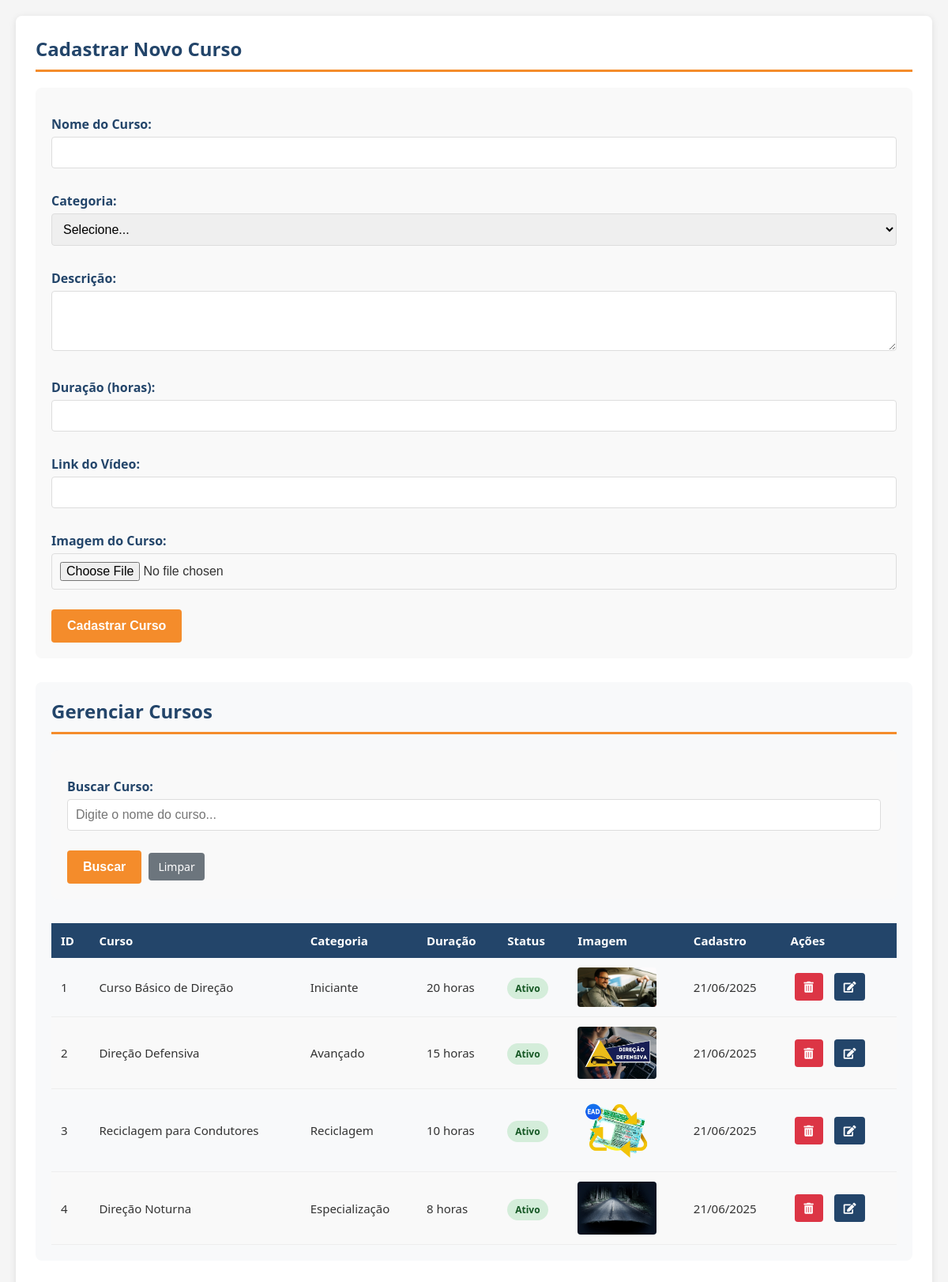
The page /inventory.php on the database its author committed.
### tables this page shows
CREATE TABLE `cursos` (
  `id_curso` int(11) NOT NULL AUTO_INCREMENT,
  `nome_curso` varchar(100) NOT NULL,
  `descricao` text NOT NULL,
  `duracao` int(11) NOT NULL COMMENT 'em horas',
  `imagem` varchar(255) NOT NULL,
  `link_video` varchar(255) NOT NULL,
  `categoria` varchar(50) DEFAULT NULL,
  `data_cadastro` timestamp NOT NULL DEFAULT current_timestamp(),
  `ativo` tinyint(1) NOT NULL DEFAULT 1,
  PRIMARY KEY (`id_curso`)
);

### inventory.php (the view, shortened to what this page needs)
<?php
include("include/connect.php");
?>
<!DOCTYPE html>
<html lang="pt-br">
<head>
    <link rel="stylesheet" href="https://pro.fontawesome.com/releases/v5.10.0/css/all.css"/>
</head>
<body>
    <div class="container1">
        <div class="form-container">
            <h2>Cadastrar Novo Curso</h2>
            <form id="insert-form" action="inventory.php" enctype="multipart/form-data" method="post">
                <label for="name">Nome do Curso:</label>
                <input type="text" id="name" name="name" required>
                <label for="categoria">Categoria:</label>
                <select id="categoria" name="categoria" required>
                    <option value="">Selecione...</option>
                </select>
                <label for="descricao">Descrição:</label>
                <textarea id="descricao" name="descricao" rows="3" required></textarea>
                <label for="duracao">Duração (horas):</label>
                <input type="number" id="duracao" name="duracao" min="1" required>
                <label for="link_video">Link do Vídeo:</label>
                <input type="url" id="link_video" name="link_video" required>
                <label for="photo">Imagem do Curso:</label>
                <input type="file" id="photo" name="photo" accept="image/*" required>
                <button name="ins" type="submit" class="insert-btn">Cadastrar Curso</button>
            </form>
        </div>
        <div class="search-container">
            <h2>Gerenciar Cursos</h2>
            <form id="search-form" action="inventory.php" method="get">
                <label for="search">Buscar Curso:</label>
                <input type="text" id="search" name="search" placeholder="Digite o nome do curso...">
                <button type="submit" class="insert-btn">Buscar</button>
                <a href="inventory.php" class="action-btn" style="background-color: #6c757d;">Limpar</a>
            </form>
            <div class="inventory-container">
                <table>
                    <thead>
                        <tr>
                            <th>ID</th>
                            <th>Curso</th>
                            <th>Categoria</th>
                            <th>Duração</th>
                            <th>Status</th>
                            <th>Imagem</th>
                            <th>Cadastro</th>
                            <th>Ações</th>
                        </tr>
                    </thead>
                    <tbody>
                        <?php
                        $query = "SELECT * FROM cursos";
                        $query .= " ORDER BY data_cadastro DESC";
                        $result = mysqli_query($con, $query);
                        while($row = mysqli_fetch_assoc($result)) {
                            $status_class = $row['ativo'] ? 'status-active' : 'status-inactive';
                            $status_text = $row['ativo'] ? 'Ativo' : 'Inativo';
                            echo "<tr>
                                <td>".$row['id_curso']."</td>
                                <td>".htmlspecialchars($row['nome_curso'])."</td>
                                <td>".htmlspecialchars($row['categoria'])."</td>
                                <td>".$row['duracao']." horas</td>
                                <td><span class='status-badge $status_class'>$status_text</span></td>
                                <td><img src='img/cursos/".htmlspecialchars($row['imagem'])."' class='curso-img'></td>
                                <td>".date('d/m/Y', strtotime($row['data_cadastro']))."</td>
                                <td>
                                    <a href='inventory.php?id_curso=".$row['id_curso']."' class='action-btn delete-btn' onclick='return confirm(\"Tem certeza que deseja excluir este curso?\")'>
                                        <i class='fas fa-trash-alt'></i>
                                    </a>
                                    <a href='inventory.php?id_cursod=".$row['id_curso']."' class='action-btn edit-btn'>
                                        <i class='fas fa-edit'></i>
                                    </a>
                                </td>
                            </tr>";
                        }
                        ?>
                    </tbody>
                </table>
            </div>
        </div>
    </div>
</body>
</html>

### inventory.php (style rules this page uses)
:root { --driveup-orange: #F48C2B; --driveup-blue: #23456A; --light: #f8f9fa; }
body { font-family: 'Segoe UI', Tahoma, Geneva, Verdana, sans-serif; margin: 0; padding: 20px; background-color: #f5f5f5; color: #333; }
.container1, .container11 { background: white; border-radius: 8px; padding: 25px; margin-bottom: 30px; box-shadow: 0 2px 10px rgba(0,0,0,0.1); }
h1, h2 { color: var(--driveup-blue); border-bottom: 3px solid var(--driveup-orange); padding-bottom: 10px; margin-top: 0; }
form { margin-bottom: 30px; background: #f9f9f9; padding: 20px; border-radius: 8px; }
label { display: block; margin: 15px 0 5px; color: var(--driveup-blue); font-weight: 600; }
input, select, textarea { width: 100%; padding: 10px; margin-bottom: 15px; border: 1px solid #ddd; border-radius: 4px; box-sizing: border-box; font-size: 16px; }
button, .insert-btn { background-color: var(--driveup-orange); color: white; border: none; padding: 12px 20px; border-radius: 4px; cursor: pointer; font-size: 16px; font-weight: 600; margin-top: 10px; transition: background 0.3s; }
table { width: 100%; border-collapse: collapse; margin-top: 20px; font-size: 15px; }
th { background-color: var(--driveup-blue); color: white; padding: 12px; text-align: left; }
td { padding: 12px; border-bottom: 1px solid #eee; vertical-align: middle; }
tr:nth-child(even) { background-color: #f9f9f9; }
img.curso-img { max-width: 100px; height: auto; border-radius: 4px; display: block; }
.action-btn { padding: 8px 12px; font-size: 14px; margin: 0 5px; color: white; text-decoration: none; border-radius: 4px; display: inline-block; }
.delete-btn { background-color: #dc3545; }
.edit-btn { background-color: var(--driveup-blue); }
.search-container { background: var(--light); padding: 20px; border-radius: 8px; margin-bottom: 30px; }
.status-badge { padding: 5px 10px; border-radius: 20px; font-size: 12px; font-weight: bold; }
.status-active { background-color: #d4edda; color: #155724; }

### rows shown on the page
cursos: id_curso "1", nome_curso "Curso Básico de Direção", categoria "Iniciante", duracao "20", ativo "Ativo", imagem (picture), data_cadastro "21/06/2025"
cursos: id_curso "2", nome_curso "Direção Defensiva", categoria "Avançado", duracao "15", ativo "Ativo", imagem (picture), data_cadastro "21/06/2025"
cursos: id_curso "3", nome_curso "Reciclagem para Condutores", categoria "Reciclagem", duracao "10", ativo "Ativo", imagem (picture), data_cadastro "21/06/2025"
cursos: id_curso "4", nome_curso "Direção Noturna", categoria "Especialização", duracao "8", ativo "Ativo", imagem (picture), data_cadastro "21/06/2025"
